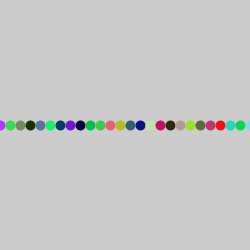
Frame 1 (no input)
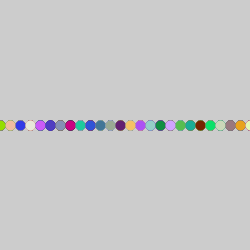
Frame 60 (the mouse pressed at the canvas centre just before this capture)
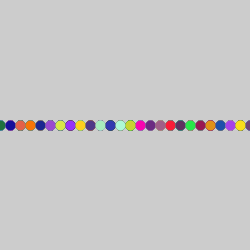
Frame 120 (the mouse held since frame 60 and released just before this capture)

The Processing sketch that drew these frames (run headless with seeded random() and noise(); from frame 60 on, the mouse is pressed at the canvas centre):

// Processing sketch: Fig_10_5
// ── Fig_10_5.pde
void setup()

{

  size(250,250);  

}

void draw()

{

  strokeWeight(10); 

  for(int x = 0 ; x < 255 ; x += 10 )

  {

    stroke(random(255),random(255),random(255));

    point(x,height/2);

  }

}
